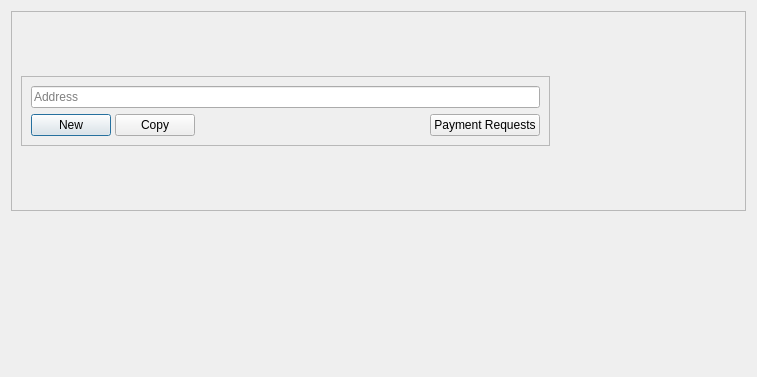
<?xml version="1.0" encoding="UTF-8"?>
<ui version="4.0">
 <class>ReceiveCoinsDialog</class>
 <widget class="QWidget" name="ReceiveCoinsDialog">
  <property name="geometry">
   <rect>
    <x>0</x>
    <y>0</y>
    <width>757</width>
    <height>377</height>
   </rect>
  </property>
  <layout class="QVBoxLayout" name="verticalLayout" stretch="0,0">
   <item>
    <widget class="QFrame" name="frame_2">
     <property name="frameShape">
      <enum>QFrame::StyledPanel</enum>
     </property>
     <property name="frameShadow">
      <enum>QFrame::Raised</enum>
     </property>
     <layout class="QHBoxLayout" name="horizontalLayout_3">
      <item>
       <widget class="QFrame" name="frame_6">
        <property name="sizePolicy">
         <sizepolicy hsizetype="Preferred" vsizetype="Maximum">
          <horstretch>0</horstretch>
          <verstretch>0</verstretch>
         </sizepolicy>
        </property>
        <property name="frameShape">
         <enum>QFrame::StyledPanel</enum>
        </property>
        <property name="frameShadow">
         <enum>QFrame::Raised</enum>
        </property>
        <layout class="QVBoxLayout" name="verticalLayout_2">
         <item>
          <widget class="QLineEdit" name="lineEditAddress">
           <property name="sizePolicy">
            <sizepolicy hsizetype="Expanding" vsizetype="Fixed">
             <horstretch>0</horstretch>
             <verstretch>0</verstretch>
            </sizepolicy>
           </property>
           <property name="placeholderText">
            <string>Address</string>
           </property>
          </widget>
         </item>
         <item>
          <widget class="QFrame" name="frame_3">
           <property name="frameShape">
            <enum>QFrame::NoFrame</enum>
           </property>
           <property name="frameShadow">
            <enum>QFrame::Raised</enum>
           </property>
           <property name="lineWidth">
            <number>0</number>
           </property>
           <layout class="QHBoxLayout" name="horizontalLayout_2">
            <property name="spacing">
             <number>4</number>
            </property>
            <property name="leftMargin">
             <number>0</number>
            </property>
            <property name="topMargin">
             <number>0</number>
            </property>
            <property name="rightMargin">
             <number>0</number>
            </property>
            <property name="bottomMargin">
             <number>0</number>
            </property>
            <item>
             <widget class="QPushButton" name="pushButtonNew">
              <property name="sizePolicy">
               <sizepolicy hsizetype="Maximum" vsizetype="Fixed">
                <horstretch>0</horstretch>
                <verstretch>0</verstretch>
               </sizepolicy>
              </property>
              <property name="text">
               <string>New</string>
              </property>
              <property name="icon">
               <iconset resource="../skydoge.qrc">
                <normaloff>:/movies/spinner-035</normaloff>:/movies/spinner-035</iconset>
              </property>
              <property name="autoExclusive">
               <bool>true</bool>
              </property>
              <property name="autoDefault">
               <bool>true</bool>
              </property>
              <property name="default">
               <bool>true</bool>
              </property>
             </widget>
            </item>
            <item>
             <widget class="QPushButton" name="pushButtonCopy">
              <property name="sizePolicy">
               <sizepolicy hsizetype="Maximum" vsizetype="Fixed">
                <horstretch>0</horstretch>
                <verstretch>0</verstretch>
               </sizepolicy>
              </property>
              <property name="text">
               <string>Copy</string>
              </property>
              <property name="icon">
               <iconset resource="../skydoge.qrc">
                <normaloff>:/icons/editcopy</normaloff>:/icons/editcopy</iconset>
              </property>
              <property name="autoExclusive">
               <bool>true</bool>
              </property>
             </widget>
            </item>
            <item>
             <spacer name="horizontalSpacer_2">
              <property name="orientation">
               <enum>Qt::Horizontal</enum>
              </property>
              <property name="sizeHint" stdset="0">
               <size>
                <width>203</width>
                <height>20</height>
               </size>
              </property>
             </spacer>
            </item>
            <item>
             <widget class="QPushButton" name="pushButtonPaymentRequest">
              <property name="sizePolicy">
               <sizepolicy hsizetype="Maximum" vsizetype="Fixed">
                <horstretch>0</horstretch>
                <verstretch>0</verstretch>
               </sizepolicy>
              </property>
              <property name="text">
               <string>Payment Requests</string>
              </property>
              <property name="icon">
               <iconset resource="../skydoge.qrc">
                <normaloff>:/icons/receiving_addresses</normaloff>:/icons/receiving_addresses</iconset>
              </property>
              <property name="autoExclusive">
               <bool>true</bool>
              </property>
             </widget>
            </item>
           </layout>
          </widget>
         </item>
        </layout>
       </widget>
      </item>
      <item>
       <widget class="QRImageWidget" name="QRCode">
        <property name="sizePolicy">
         <sizepolicy hsizetype="Minimum" vsizetype="Fixed">
          <horstretch>0</horstretch>
          <verstretch>0</verstretch>
         </sizepolicy>
        </property>
        <property name="minimumSize">
         <size>
          <width>180</width>
          <height>180</height>
         </size>
        </property>
        <property name="maximumSize">
         <size>
          <width>180</width>
          <height>180</height>
         </size>
        </property>
        <property name="toolTip">
         <string>QR Code</string>
        </property>
        <property name="textFormat">
         <enum>Qt::PlainText</enum>
        </property>
        <property name="alignment">
         <set>Qt::AlignCenter</set>
        </property>
        <property name="wordWrap">
         <bool>true</bool>
        </property>
       </widget>
      </item>
     </layout>
    </widget>
   </item>
   <item>
    <spacer name="verticalSpacer_2">
     <property name="orientation">
      <enum>Qt::Vertical</enum>
     </property>
     <property name="sizeHint" stdset="0">
      <size>
       <width>20</width>
       <height>10</height>
      </size>
     </property>
    </spacer>
   </item>
  </layout>
 </widget>
 <customwidgets>
  <customwidget>
   <class>QRImageWidget</class>
   <extends>QLabel</extends>
   <header>qt/receiverequestdialog.h</header>
  </customwidget>
 </customwidgets>
 <resources>
  <include location="../skydoge.qrc"/>
 </resources>
 <connections/>
</ui>
